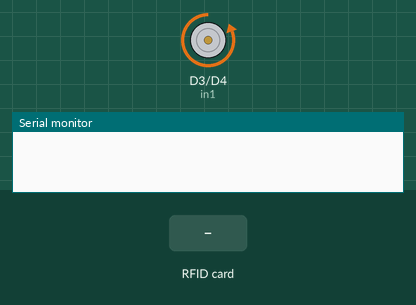
Recording of a sketch running on a simulated ESP8266 (NodeMCU). Shown: motor-driver pin pairs drawn as motors (green arrow = first pin HIGH = forward, orange = second pin HIGH = backward, longer = more drive), the last lines printed to the serial monitor. The inputs (shaded band) are chosen by the test bench. EEPROM starts erased.

Above: at 0.1 s.
At 1.4 s:
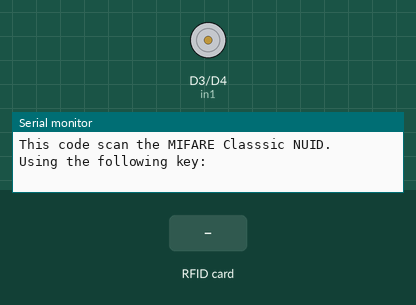
1.5 s: RFID card 5E 7A 19 C4 held to the reader
Timing chart, 0 to 4.5 s (numbered marks = the images above; inputs shaded):
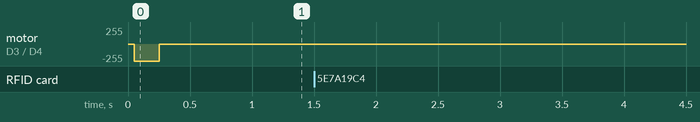

The sketch:

Door-Lock-Tested.ino
```cpp
#include <SPI.h>
#include <MFRC522.h>
#include <EEPROM.h>

constexpr uint8_t RST_PIN = 5;     // Configurable, see typical pin layout above
constexpr uint8_t SS_PIN = 4;     // Configurable, see typical pin layout above

MFRC522 rfid(SS_PIN, RST_PIN); // Instance of the class

MFRC522::MIFARE_Key key;

// Init array that will store new NUID
String nuidPICC;
String nuidEEPROM;

#define in1 D3
#define in2 D4

bool in1_status= LOW;
bool in2_status= HIGH;

void setup() {
  EEPROM.begin(512);  //Initialize EEPROM
  Serial.begin(115200);
  SPI.begin(); // Init SPI bus
  rfid.PCD_Init(); // Init MFRC522

  pinMode(in1, OUTPUT);
  pinMode(in2, OUTPUT);

  // initial status
  digitalWrite(in1, in1_status);
  digitalWrite(in2, in2_status);
  delay(200);

  // Stop Motor
  digitalWrite(in1, LOW);
  digitalWrite(in2, LOW);

  for (byte i = 0; i < 6; i++) {
    key.keyByte[i] = 0xFF;
  }

  Serial.println(F("This code scan the MIFARE Classsic NUID."));
  Serial.print(F("Using the following key:"));
}

void loop() {

  // Look for new cards
  if ( ! rfid.PICC_IsNewCardPresent())
    return;

  // Verify if the NUID has been readed
  if ( ! rfid.PICC_ReadCardSerial())
    return;

  Serial.print(F("PICC type: "));
  MFRC522::PICC_Type piccType = rfid.PICC_GetType(rfid.uid.sak);
  Serial.println(rfid.PICC_GetTypeName(piccType));

  // Check is the PICC of Classic MIFARE type
  if (piccType != MFRC522::PICC_TYPE_MIFARE_MINI &&
    piccType != MFRC522::PICC_TYPE_MIFARE_1K &&
    piccType != MFRC522::PICC_TYPE_MIFARE_4K) {
    Serial.println(F("Your tag is not of type MIFARE Classic."));
    return;
  }

  nuidPICC="";
  // Store NUID into nuidPICC array
  for (byte i = 0; i < 4; i++) {
    if(rfid.uid.uidByte[i]< 0x10){
      nuidPICC += 0;
      nuidPICC += String(rfid.uid.uidByte[i],HEX);
    }
    else {
      nuidPICC += String(rfid.uid.uidByte[i],HEX);
    }
  }

  nuidEEPROM="";
  for(int i=0;i<8;i++)
  {
    nuidEEPROM += char(EEPROM.read(i));
  }

  if(nuidPICC==nuidEEPROM){
    in1_status = !in1_status;
    in2_status = !in2_status;

    digitalWrite(in1, in1_status);
    digitalWrite(in2, in2_status);
    delay(200);

    // Stop Motor
    digitalWrite(in1, LOW);
    digitalWrite(in2, LOW);

    delay(1000);

    Serial.println("Authentication Granted.");
  }
  else {
    Serial.println("Authentication Failed !");
  }

  Serial.print("NUID in RFID card is: ");
  Serial.println(nuidPICC);

  Serial.print("NUID in EEPROM is: ");
  Serial.println(nuidEEPROM);

  // Halt PICC
  rfid.PICC_HaltA();

  // Stop encryption on PCD
  rfid.PCD_StopCrypto1();
}
```
